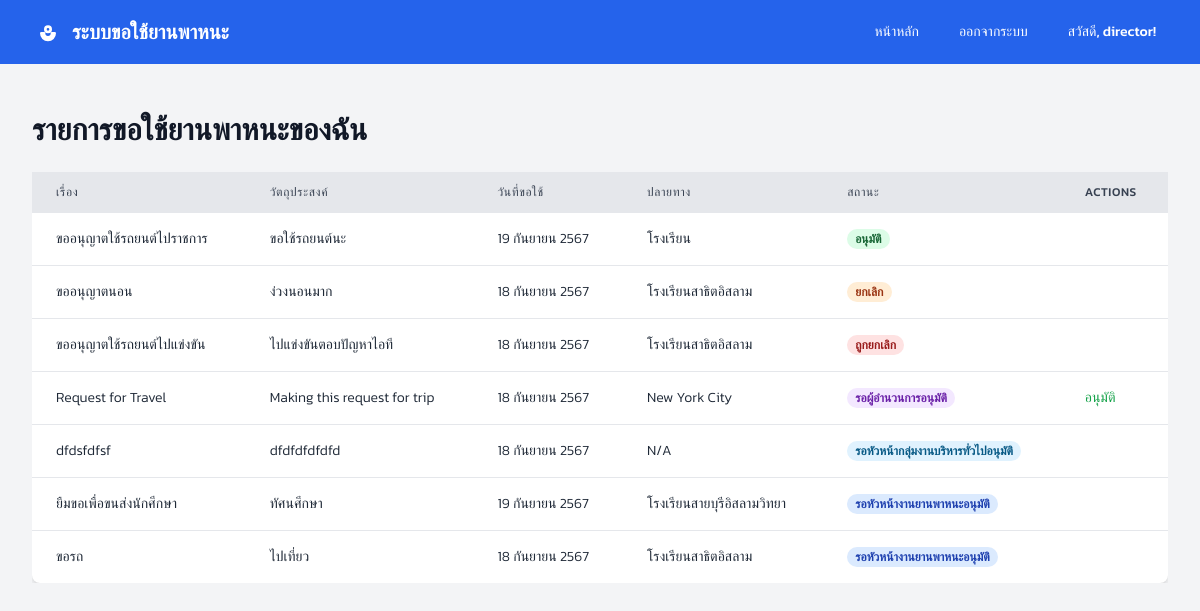
The page / (signed in) on the database its author committed.
### tables this page shows
CREATE TABLE `carrequests` (
  `id` int(11) NOT NULL,
  `title` varchar(255) NOT NULL,
  `first_name` varchar(255) NOT NULL,
  `last_name` varchar(255) NOT NULL,
  `position` varchar(255) NOT NULL,
  `user_id` int(11) NOT NULL,
  `car_id` int(11) DEFAULT NULL,
  `purpose` text NOT NULL,
  `request_date` date NOT NULL,
  `destination` text DEFAULT NULL,
  `subdistrict` varchar(255) DEFAULT NULL,
  `district` varchar(255) DEFAULT NULL,
  `province` varchar(255) DEFAULT NULL,
  `departure_time` timestamp NULL DEFAULT NULL,
  `return_time` timestamp NULL DEFAULT NULL,
  `manday` int(11) DEFAULT NULL,
  `driver_name` varchar(255) DEFAULT NULL,
  `oil_expense` decimal(5,2) DEFAULT NULL,
  `total_distance` decimal(6,2) DEFAULT NULL,
  `remarks` text DEFAULT NULL,
  `status_id` int(11) DEFAULT NULL,
  `created_at` timestamp NOT NULL DEFAULT current_timestamp(),
  `updated_at` timestamp NOT NULL DEFAULT current_timestamp() ON UPDATE current_timestamp(),
  `company` varchar(255) DEFAULT NULL
);

### index.php (the view, shortened to what this page needs)
<?php
require_once 'config/connect.php';
$user_role = $_SESSION['role'] ?? 'Staff';
if ($user_role === 'Staff') {
    $sql = "
        SELECT
            cr.id,
            cr.title,
            cr.purpose,
            cr.request_date,
            cr.destination,
            rs.name AS status_name
        FROM
            carrequests cr
        INNER JOIN
            requeststatus rs ON cr.status_id = rs.id
        WHERE
            cr.user_id = :user_id
        ORDER BY
            cr.created_at DESC
    ";
    $stmt = $conn->prepare($sql);
    $stmt->execute(['user_id' => $_SESSION['user_id']]);
}  else {
    $sql = "
        SELECT
            cr.id,
            cr.title,
            cr.purpose,
            cr.request_date,
            cr.destination,
            rs.name AS status_name
        FROM
            carrequests cr
        INNER JOIN
            requeststatus rs ON cr.status_id = rs.id
        ORDER BY
            cr.created_at DESC
    ";
    $stmt = $conn->prepare($sql);
    $stmt->execute();
}
$car_requests = $stmt->fetchAll(PDO::FETCH_ASSOC);
?>
<!DOCTYPE html>
<html lang="en">
<head>
	<?php include "includes/font.php"; ?>
	<script src="https://cdn.tailwindcss.com?plugins=forms"></script>
</head>
<body class="bg-gray-100">
	<?php include "includes/nav.php"; ?>
	<section class="py-12">
		<div class="max-w-7xl mx-auto px-4 sm:px-6 lg:px-8">
			<h2 class="text-3xl font-bold text-gray-900 mb-6">รายการขอใช้ยานพาหนะของฉัน</h2>
			<?php if (count($car_requests) > 0): ?>
			<div class="overflow-x-auto">
				<table class="min-w-full bg-white shadow-md rounded-lg">
					<thead>
						<tr>
							<th
								class="py-3 px-6 bg-gray-200 text-left text-xs font-medium text-gray-700 uppercase tracking-wider">
								เรื่อง</th>
							<th
								class="py-3 px-6 bg-gray-200 text-left text-xs font-medium text-gray-700 uppercase tracking-wider">
								วัตถุประสงค์</th>
							<th
								class="py-3 px-6 bg-gray-200 text-left text-xs font-medium text-gray-700 uppercase tracking-wider">
								วันที่ขอใช้</th>
							<th
								class="py-3 px-6 bg-gray-200 text-left text-xs font-medium text-gray-700 uppercase tracking-wider">
								ปลายทาง</th>
							<th
								class="py-3 px-6 bg-gray-200 text-left text-xs font-medium text-gray-700 uppercase tracking-wider">
								สถานะ</th>
							<th
								class="py-3 px-6 bg-gray-200 text-left text-xs font-medium text-gray-700 uppercase tracking-wider">
								Actions
							</th>
						</tr>
					</thead>
					<tbody>
						<?php foreach ($car_requests as $request): ?>
						<tr class="border-t">
							<td class="py-4 px-6 text-sm text-gray-800">
								<?php echo htmlspecialchars($request['title']); ?></td>
							<td class="py-4 px-6 text-sm text-gray-800">
								<?php echo htmlspecialchars($request['purpose']); ?></td>
							<td class="py-4 px-6 text-sm text-gray-800">
								<?php
                                $thai_months = [
                                    1 => 'มกราคม', 'กุมภาพันธ์', 'มีนาคม', 'เมษายน', 'พฤษภาคม', 'มิถุนายน',
                                    'กรกฎาคม', 'สิงหาคม', 'กันยายน', 'ตุลาคม', 'พฤศจิกายน', 'ธันวาคม'
                                ];
                                $date = new DateTime($request['request_date']);
                                $day = $date->format('j');
                                $month = (int)$date->format('n');
                                $year = $date->format('Y');
                                $year_be = $year + 543;
                                $formatted_date = "{$day} {$thai_months[$month]} {$year_be}";
                                echo htmlspecialchars($formatted_date);
                                ?>
							</td>
							<td class="py-4 px-6 text-sm text-gray-800">
								<?php
                                echo htmlspecialchars($request['destination'] ?? 'N/A');
                                ?></td>
							<td class="py-4 px-6 text-sm text-gray-800">
								<?php
                                            switch (strtolower($request['status_name'])) {
                                                case 'head assigned':
                                                    echo "<span class='px-2 inline-flex text-xs leading-5 font-semibold rounded-full bg-blue-100 text-blue-800'>รอหัวหน้างานยานพาหนะอนุมัติ</span>";
                                                    break;
                                                case 'supervisor approved':
                                                    echo "<span class='px-2 inline-flex text-xs leading-5 font-semibold rounded-full bg-sky-100 text-sky-800'>รอหัวหน้ากลุ่มงานบริหารทั่วไปอนุมัติ</span>";
                                                    break;
                                                case 'director approved':
                                                    echo "<span class='px-2 inline-flex text-xs leading-5 font-semibold rounded-full bg-purple-100 text-purple-800'>รอผู้อำนวนการอนุมัติ</span>";
                                                    break;
                                                case 'approved':
                                                    echo "<span class='px-2 inline-flex text-xs leading-5 font-semibold rounded-full bg-green-100 text-green-800'>อนุมัติ</span>";
                                                    break;
                                                case 'cancelled':
                                                    echo "<span class='px-2 inline-flex text-xs leading-5 font-semibold rounded-full bg-orange-100 text-orange-800'>ยกเลิก</span>";
                                                    break;
                                                case 'rejected':
                                                    echo "<span class='px-2 inline-flex text-xs leading-5 font-semibold rounded-full bg-red-100 text-red-800'>ถูกยกเลิก</span>";
                                                    break;
                                            }
                                        ?>
							</td>
							<?php if ($user_role === 'Staff'): ?>
							<td class="py-4 px-6 text-sm">
								<a href="view_request.php?id=<?php echo urlencode($request['id']); ?>"
									class="text-blue-600 hover:text-blue-900 mr-4">รายละเอียด</a>
							</td>
							<?php elseif ($user_role === 'Director' && $request['status_name'] === 'Director Approved'):?>
							<td class="py-4 px-6 text-sm">
								<a href="approve.php?id=<?php echo urlencode($request['id']); ?>"
									class="text-green-600 hover:text-green-900">อนุมัติ</a>
							</td>
							<?php endif; ?>
							<?php endforeach; ?>
					</tbody>
				</table>
			</div>
			<?php else: ?>
			<p class="text-gray-700">No car rental requests found.</p>
			<?php endif; ?>
		</div>
	</section>
</body>
</html>

### rows shown on the page
carrequests: title "ขออนุญาตใช้รถยนต์ไปราชการ", purpose "ขอใช้รถยนต์นะ", request_date "19 กันยายน 2567", destination "โรงเรียน", shows "อนุมัติ"
carrequests: title "ขออนุญาตนอน", purpose "ง่วงนอนมาก", request_date "18 กันยายน 2567", destination "โรงเรียนสาธิตอิสลาม", shows "ยกเลิก"
carrequests: title "ขออนุญาตใช้รถยนต์ไปแข่งขัน", purpose "ไปแข่งขันตอบปัญหาไอที", request_date "18 กันยายน 2567", destination "โรงเรียนสาธิตอิสลาม", shows "ถูกยกเลิก"
carrequests: title "Request for Travel", purpose "Making this request for trip", request_date "18 กันยายน 2567", destination "New York City", shows "รอผู้อำนวนการอนุมัติ"
carrequests: title "dfdsfdfsf", purpose "dfdfdfdfdfd", request_date "18 กันยายน 2567", destination "N/A", shows "รอหัวหน้ากลุ่มงานบริหารทั่วไปอนุมัติ"
carrequests: title "ยืมขอเพื่อขนส่งนักศีกษา", purpose "ทัศนศึกษา", request_date "19 กันยายน 2567", destination "โรงเรียนสายบุรีอิสลามวิทยา", shows "รอหัวหน้างานยานพาหนะอนุมัติ"
carrequests: title "ขอรถ", purpose "ไปเที่ยว", request_date "18 กันยายน 2567", destination "โรงเรียนสาธิตอิสลาม", shows "รอหัวหน้างานยานพาหนะอนุมัติ"

### other values the page prints
$username "director"
